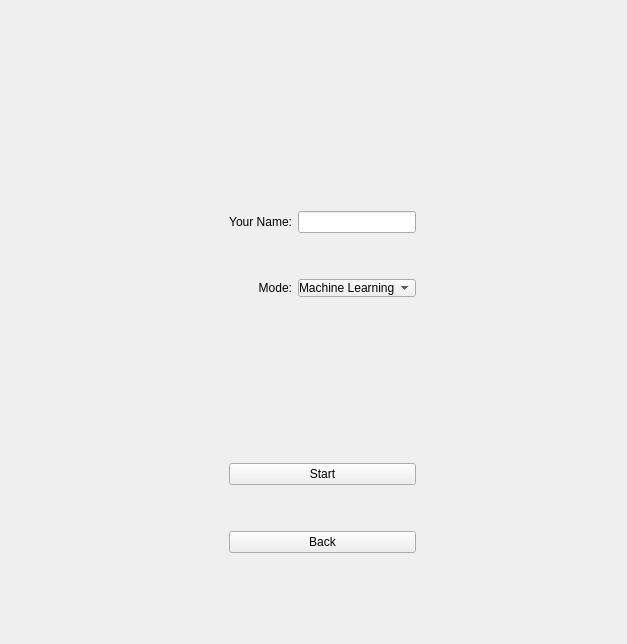
      <widget class="QWidget" name="GamePreset">
       <property name="styleSheet">
        <string notr="true"/>
       </property>
       <layout class="QGridLayout" name="gridLayout_6">
        <item row="13" column="6" colspan="2">
         <widget class="QPushButton" name="pushButton_PresetStart">
          <property name="sizePolicy">
           <sizepolicy hsizetype="Expanding" vsizetype="Expanding">
            <horstretch>0</horstretch>
            <verstretch>0</verstretch>
           </sizepolicy>
          </property>
          <property name="text">
           <string>Start</string>
          </property>
         </widget>
        </item>
        <item row="1" column="6" colspan="2">
         <spacer name="verticalSpacer_18">
          <property name="orientation">
           <enum>Qt::Vertical</enum>
          </property>
          <property name="sizeHint" stdset="0">
           <size>
            <width>20</width>
            <height>40</height>
           </size>
          </property>
         </spacer>
        </item>
        <item row="7" column="6">
         <widget class="QLabel" name="label_5">
          <property name="sizePolicy">
           <sizepolicy hsizetype="Expanding" vsizetype="Preferred">
            <horstretch>0</horstretch>
            <verstretch>0</verstretch>
           </sizepolicy>
          </property>
          <property name="text">
           <string>Mode:</string>
          </property>
          <property name="alignment">
           <set>Qt::AlignRight|Qt::AlignTrailing|Qt::AlignVCenter</set>
          </property>
         </widget>
        </item>
        <item row="13" column="0" rowspan="3" colspan="2">
         <spacer name="horizontalSpacer_17">
          <property name="orientation">
           <enum>Qt::Horizontal</enum>
          </property>
          <property name="sizeHint" stdset="0">
           <size>
            <width>40</width>
            <height>20</height>
           </size>
          </property>
         </spacer>
        </item>
        <item row="7" column="7">
         <widget class="QComboBox" name="comboBox_3">
          <property name="sizePolicy">
           <sizepolicy hsizetype="Expanding" vsizetype="Preferred">
            <horstretch>0</horstretch>
            <verstretch>0</verstretch>
           </sizepolicy>
          </property>
          <property name="styleSheet">
           <string notr="true">padding-left: 0px;</string>
          </property>
          <item>
           <property name="text">
            <string>Machine Learning</string>
           </property>
          </item>
          <item>
           <property name="text">
            <string>Ease</string>
           </property>
          </item>
          <item>
           <property name="text">
            <string>Medium</string>
           </property>
          </item>
          <item>
           <property name="text">
            <string>Hard</string>
           </property>
          </item>
         </widget>
        </item>
        <item row="14" column="6" colspan="2">
         <spacer name="verticalSpacer_17">
          <property name="orientation">
           <enum>Qt::Vertical</enum>
          </property>
          <property name="sizeType">
           <enum>QSizePolicy::Preferred</enum>
          </property>
          <property name="sizeHint" stdset="0">
           <size>
            <width>20</width>
            <height>40</height>
           </size>
          </property>
         </spacer>
        </item>
        <item row="15" column="6" colspan="2">
         <widget class="QPushButton" name="pushButton_PresetBack">
          <property name="sizePolicy">
           <sizepolicy hsizetype="Expanding" vsizetype="Expanding">
            <horstretch>0</horstretch>
            <verstretch>0</verstretch>
           </sizepolicy>
          </property>
          <property name="text">
           <string>Back</string>
          </property>
         </widget>
        </item>
        <item row="5" column="6">
         <widget class="QLabel" name="label_6">
          <property name="sizePolicy">
           <sizepolicy hsizetype="Expanding" vsizetype="Preferred">
            <horstretch>0</horstretch>
            <verstretch>0</verstretch>
           </sizepolicy>
          </property>
          <property name="text">
           <string>Your Name:</string>
          </property>
          <property name="alignment">
           <set>Qt::AlignRight|Qt::AlignTrailing|Qt::AlignVCenter</set>
          </property>
         </widget>
        </item>
        <item row="5" column="7">
         <widget class="QLineEdit" name="lineEdit">
          <property name="sizePolicy">
           <sizepolicy hsizetype="Expanding" vsizetype="Preferred">
            <horstretch>0</horstretch>
            <verstretch>0</verstretch>
           </sizepolicy>
          </property>
         </widget>
        </item>
        <item row="5" column="12" rowspan="3">
         <spacer name="horizontalSpacer_21">
          <property name="orientation">
           <enum>Qt::Horizontal</enum>
          </property>
          <property name="sizeHint" stdset="0">
           <size>
            <width>40</width>
            <height>20</height>
           </size>
          </property>
         </spacer>
        </item>
        <item row="14" column="2">
         <spacer name="horizontalSpacer_15">
          <property name="orientation">
           <enum>Qt::Horizontal</enum>
          </property>
          <property name="sizeHint" stdset="0">
           <size>
            <width>40</width>
            <height>20</height>
           </size>
          </property>
         </spacer>
        </item>
        <item row="13" column="12" rowspan="3">
         <spacer name="horizontalSpacer_18">
          <property name="orientation">
           <enum>Qt::Horizontal</enum>
          </property>
          <property name="sizeHint" stdset="0">
           <size>
            <width>40</width>
            <height>20</height>
           </size>
          </property>
         </spacer>
        </item>
        <item row="16" column="6" colspan="2">
         <spacer name="verticalSpacer_19">
          <property name="orientation">
           <enum>Qt::Vertical</enum>
          </property>
          <property name="sizeHint" stdset="0">
           <size>
            <width>20</width>
            <height>40</height>
           </size>
          </property>
         </spacer>
        </item>
        <item row="5" column="0" rowspan="3">
         <spacer name="horizontalSpacer_20">
          <property name="orientation">
           <enum>Qt::Horizontal</enum>
          </property>
          <property name="sizeHint" stdset="0">
           <size>
            <width>40</width>
            <height>20</height>
           </size>
          </property>
         </spacer>
        </item>
        <item row="6" column="6" colspan="2">
         <spacer name="verticalSpacer_13">
          <property name="orientation">
           <enum>Qt::Vertical</enum>
          </property>
          <property name="sizeType">
           <enum>QSizePolicy::Preferred</enum>
          </property>
          <property name="sizeHint" stdset="0">
           <size>
            <width>20</width>
            <height>40</height>
           </size>
          </property>
         </spacer>
        </item>
        <item row="5" column="11" rowspan="3">
         <spacer name="horizontalSpacer_22">
          <property name="orientation">
           <enum>Qt::Horizontal</enum>
          </property>
          <property name="sizeHint" stdset="0">
           <size>
            <width>40</width>
            <height>20</height>
           </size>
          </property>
         </spacer>
        </item>
        <item row="6" column="1" colspan="2">
         <spacer name="horizontalSpacer_19">
          <property name="orientation">
           <enum>Qt::Horizontal</enum>
          </property>
          <property name="sizeHint" stdset="0">
           <size>
            <width>40</width>
            <height>20</height>
           </size>
          </property>
         </spacer>
        </item>
        <item row="9" column="6" colspan="2">
         <spacer name="verticalSpacer_20">
          <property name="orientation">
           <enum>Qt::Vertical</enum>
          </property>
          <property name="sizeHint" stdset="0">
           <size>
            <width>20</width>
            <height>40</height>
           </size>
          </property>
         </spacer>
        </item>
        <item row="14" column="11">
         <spacer name="horizontalSpacer_16">
          <property name="orientation">
           <enum>Qt::Horizontal</enum>
          </property>
          <property name="sizeHint" stdset="0">
           <size>
            <width>40</width>
            <height>20</height>
           </size>
          </property>
         </spacer>
        </item>
        <item row="2" column="6" colspan="2">
         <spacer name="verticalSpacer_23">
          <property name="orientation">
           <enum>Qt::Vertical</enum>
          </property>
          <property name="sizeHint" stdset="0">
           <size>
            <width>20</width>
            <height>40</height>
           </size>
          </property>
         </spacer>
        </item>
        <item row="4" column="6" colspan="2">
         <spacer name="verticalSpacer_25">
          <property name="orientation">
           <enum>Qt::Vertical</enum>
          </property>
          <property name="sizeHint" stdset="0">
           <size>
            <width>20</width>
            <height>40</height>
           </size>
          </property>
         </spacer>
        </item>
        <item row="10" column="6" colspan="2">
         <spacer name="verticalSpacer_21">
          <property name="orientation">
           <enum>Qt::Vertical</enum>
          </property>
          <property name="sizeHint" stdset="0">
           <size>
            <width>20</width>
            <height>40</height>
           </size>
          </property>
         </spacer>
        </item>
        <item row="11" column="6" colspan="2">
         <spacer name="verticalSpacer_22">
          <property name="orientation">
           <enum>Qt::Vertical</enum>
          </property>
          <property name="sizeHint" stdset="0">
           <size>
            <width>20</width>
            <height>40</height>
           </size>
          </property>
         </spacer>
        </item>
        <item row="14" column="3">
         <spacer name="horizontalSpacer_23">
          <property name="orientation">
           <enum>Qt::Horizontal</enum>
          </property>
          <property name="sizeHint" stdset="0">
           <size>
            <width>40</width>
            <height>20</height>
           </size>
          </property>
         </spacer>
        </item>
        <item row="3" column="6" colspan="2">
         <spacer name="verticalSpacer_24">
          <property name="orientation">
           <enum>Qt::Vertical</enum>
          </property>
          <property name="sizeHint" stdset="0">
           <size>
            <width>20</width>
            <height>40</height>
           </size>
          </property>
         </spacer>
        </item>
        <item row="14" column="10">
         <spacer name="horizontalSpacer_24">
          <property name="orientation">
           <enum>Qt::Horizontal</enum>
          </property>
          <property name="sizeHint" stdset="0">
           <size>
            <width>40</width>
            <height>20</height>
           </size>
          </property>
         </spacer>
        </item>
        <item row="14" column="9">
         <spacer name="horizontalSpacer_26">
          <property name="orientation">
           <enum>Qt::Horizontal</enum>
          </property>
          <property name="sizeHint" stdset="0">
           <size>
            <width>40</width>
            <height>20</height>
           </size>
          </property>
         </spacer>
        </item>
        <item row="14" column="4">
         <spacer name="horizontalSpacer_25">
          <property name="orientation">
           <enum>Qt::Horizontal</enum>
          </property>
          <property name="sizeHint" stdset="0">
           <size>
            <width>40</width>
            <height>20</height>
           </size>
          </property>
         </spacer>
        </item>
        <item row="14" column="5">
         <spacer name="horizontalSpacer_27">
          <property name="orientation">
           <enum>Qt::Horizontal</enum>
          </property>
          <property name="sizeHint" stdset="0">
           <size>
            <width>40</width>
            <height>20</height>
           </size>
          </property>
         </spacer>
        </item>
        <item row="6" column="4">
         <spacer name="horizontalSpacer_30">
          <property name="orientation">
           <enum>Qt::Horizontal</enum>
          </property>
          <property name="sizeHint" stdset="0">
           <size>
            <width>40</width>
            <height>20</height>
           </size>
          </property>
         </spacer>
        </item>
        <item row="6" column="5">
         <spacer name="horizontalSpacer_31">
          <property name="orientation">
           <enum>Qt::Horizontal</enum>
          </property>
          <property name="sizeHint" stdset="0">
           <size>
            <width>40</width>
            <height>20</height>
           </size>
          </property>
         </spacer>
        </item>
        <item row="6" column="3">
         <spacer name="horizontalSpacer_29">
          <property name="orientation">
           <enum>Qt::Horizontal</enum>
          </property>
          <property name="sizeHint" stdset="0">
           <size>
            <width>40</width>
            <height>20</height>
           </size>
          </property>
         </spacer>
        </item>
        <item row="6" column="9">
         <spacer name="horizontalSpacer_33">
          <property name="orientation">
           <enum>Qt::Horizontal</enum>
          </property>
          <property name="sizeHint" stdset="0">
           <size>
            <width>40</width>
            <height>20</height>
           </size>
          </property>
         </spacer>
        </item>
        <item row="6" column="8">
         <spacer name="horizontalSpacer_32">
          <property name="orientation">
           <enum>Qt::Horizontal</enum>
          </property>
          <property name="sizeHint" stdset="0">
           <size>
            <width>40</width>
            <height>20</height>
           </size>
          </property>
         </spacer>
        </item>
        <item row="6" column="10">
         <spacer name="horizontalSpacer_34">
          <property name="orientation">
           <enum>Qt::Horizontal</enum>
          </property>
          <property name="sizeHint" stdset="0">
           <size>
            <width>40</width>
            <height>20</height>
           </size>
          </property>
         </spacer>
        </item>
        <item row="0" column="6" colspan="2">
         <spacer name="verticalSpacer_14">
          <property name="orientation">
           <enum>Qt::Vertical</enum>
          </property>
          <property name="sizeHint" stdset="0">
           <size>
            <width>20</width>
            <height>40</height>
           </size>
          </property>
         </spacer>
        </item>
        <item row="8" column="6" colspan="2">
         <spacer name="verticalSpacer_15">
          <property name="orientation">
           <enum>Qt::Vertical</enum>
          </property>
          <property name="sizeHint" stdset="0">
           <size>
            <width>20</width>
            <height>40</height>
           </size>
          </property>
         </spacer>
        </item>
        <item row="18" column="6" colspan="2">
         <spacer name="verticalSpacer_16">
          <property name="orientation">
           <enum>Qt::Vertical</enum>
          </property>
          <property name="sizeHint" stdset="0">
           <size>
            <width>20</width>
            <height>40</height>
           </size>
          </property>
         </spacer>
        </item>
        <item row="14" column="8">
         <spacer name="horizontalSpacer_28">
          <property name="orientation">
           <enum>Qt::Horizontal</enum>
          </property>
          <property name="sizeHint" stdset="0">
           <size>
            <width>40</width>
            <height>20</height>
           </size>
          </property>
         </spacer>
        </item>
       </layout>
      </widget>
